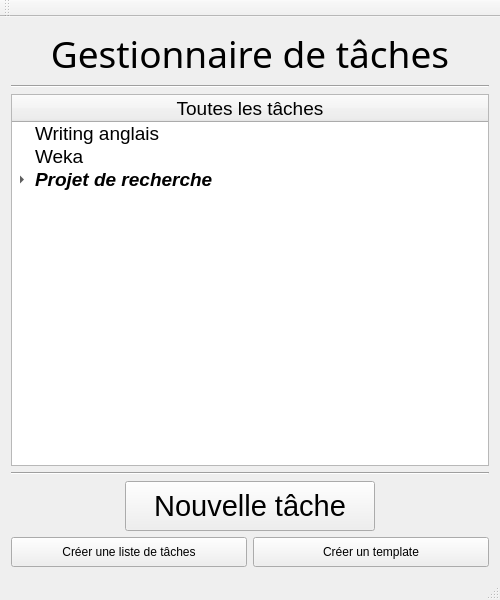
<?xml version="1.0" encoding="UTF-8"?>
<ui version="4.0">
 <class>MainWindow</class>
 <widget class="QMainWindow" name="MainWindow">
  <property name="geometry">
   <rect>
    <x>0</x>
    <y>0</y>
    <width>500</width>
    <height>600</height>
   </rect>
  </property>
  <property name="windowTitle">
   <string>Toudou</string>
  </property>
  <widget class="QWidget" name="centralWidget">
   <layout class="QVBoxLayout" name="verticalLayout">
    <item>
     <widget class="QLabel" name="label">
      <property name="font">
       <font>
        <family>LMRomanUnsl10</family>
        <pointsize>28</pointsize>
        <italic>false</italic>
       </font>
      </property>
      <property name="text">
       <string>Gestionnaire de tâches</string>
      </property>
      <property name="alignment">
       <set>Qt::AlignCenter</set>
      </property>
     </widget>
    </item>
    <item>
     <widget class="Line" name="line">
      <property name="orientation">
       <enum>Qt::Horizontal</enum>
      </property>
     </widget>
    </item>
    <item>
     <widget class="QTreeWidget" name="treeWidget">
      <property name="font">
       <font>
        <pointsize>14</pointsize>
        <weight>50</weight>
        <italic>false</italic>
        <bold>false</bold>
       </font>
      </property>
      <attribute name="headerVisible">
       <bool>true</bool>
      </attribute>
      <attribute name="headerCascadingSectionResizes">
       <bool>false</bool>
      </attribute>
      <attribute name="headerDefaultSectionSize">
       <number>30</number>
      </attribute>
      <column>
       <property name="text">
        <string>Toutes les tâches</string>
       </property>
       <property name="textAlignment">
        <set>AlignHCenter|AlignVCenter|AlignCenter</set>
       </property>
      </column>
      <item>
       <property name="text">
        <string>Writing anglais</string>
       </property>
       <property name="icon">
        <iconset>
         <normaloff>img/checkbox-unchecked-th.png</normaloff>img/checkbox-unchecked-th.png</iconset>
       </property>
      </item>
      <item>
       <property name="text">
        <string>Weka</string>
       </property>
       <property name="icon">
        <iconset>
         <normaloff>img/checkbox-checked-th.png</normaloff>img/checkbox-checked-th.png</iconset>
       </property>
      </item>
      <item>
       <property name="text">
        <string>Projet de recherche</string>
       </property>
       <property name="font">
        <font>
         <pointsize>14</pointsize>
         <weight>75</weight>
         <italic>true</italic>
         <bold>true</bold>
        </font>
       </property>
       <property name="icon">
        <iconset>
         <normaloff>img/checkbox-unchecked-th.png</normaloff>img/checkbox-unchecked-th.png</iconset>
       </property>
       <item>
        <property name="text">
         <string>Lire les articles</string>
        </property>
        <property name="icon">
         <iconset>
          <normaloff>img/checkbox-unchecked-th.png</normaloff>img/checkbox-unchecked-th.png</iconset>
        </property>
       </item>
       <item>
        <property name="text">
         <string>Faire une synthèse</string>
        </property>
        <property name="icon">
         <iconset>
          <normaloff>img/checkbox-unchecked-th.png</normaloff>img/checkbox-unchecked-th.png</iconset>
        </property>
       </item>
      </item>
     </widget>
    </item>
    <item>
     <widget class="Line" name="line_2">
      <property name="orientation">
       <enum>Qt::Horizontal</enum>
      </property>
     </widget>
    </item>
    <item>
     <layout class="QHBoxLayout" name="horizontalLayout_2">
      <item>
       <widget class="QPushButton" name="pushButton">
        <property name="minimumSize">
         <size>
          <width>0</width>
          <height>50</height>
         </size>
        </property>
        <property name="maximumSize">
         <size>
          <width>250</width>
          <height>16777215</height>
         </size>
        </property>
        <property name="font">
         <font>
          <pointsize>22</pointsize>
         </font>
        </property>
        <property name="text">
         <string>Nouvelle tâche</string>
        </property>
        <property name="checkable">
         <bool>false</bool>
        </property>
       </widget>
      </item>
     </layout>
    </item>
    <item>
     <layout class="QHBoxLayout" name="horizontalLayout_3">
      <item>
       <widget class="QPushButton" name="pushButton_3">
        <property name="minimumSize">
         <size>
          <width>0</width>
          <height>30</height>
         </size>
        </property>
        <property name="maximumSize">
         <size>
          <width>250</width>
          <height>16777215</height>
         </size>
        </property>
        <property name="text">
         <string>Créer une liste de tâches</string>
        </property>
       </widget>
      </item>
      <item>
       <widget class="QPushButton" name="pushButton_2">
        <property name="minimumSize">
         <size>
          <width>0</width>
          <height>30</height>
         </size>
        </property>
        <property name="maximumSize">
         <size>
          <width>250</width>
          <height>16777215</height>
         </size>
        </property>
        <property name="text">
         <string>Créer un template</string>
        </property>
       </widget>
      </item>
     </layout>
    </item>
   </layout>
  </widget>
  <widget class="QMenuBar" name="menuBar">
   <property name="geometry">
    <rect>
     <x>0</x>
     <y>0</y>
     <width>500</width>
     <height>25</height>
    </rect>
   </property>
  </widget>
  <widget class="QToolBar" name="mainToolBar">
   <attribute name="toolBarArea">
    <enum>TopToolBarArea</enum>
   </attribute>
   <attribute name="toolBarBreak">
    <bool>false</bool>
   </attribute>
  </widget>
  <widget class="QStatusBar" name="statusBar"/>
 </widget>
 <layoutdefault spacing="6" margin="11"/>
 <resources/>
 <connections/>
</ui>
